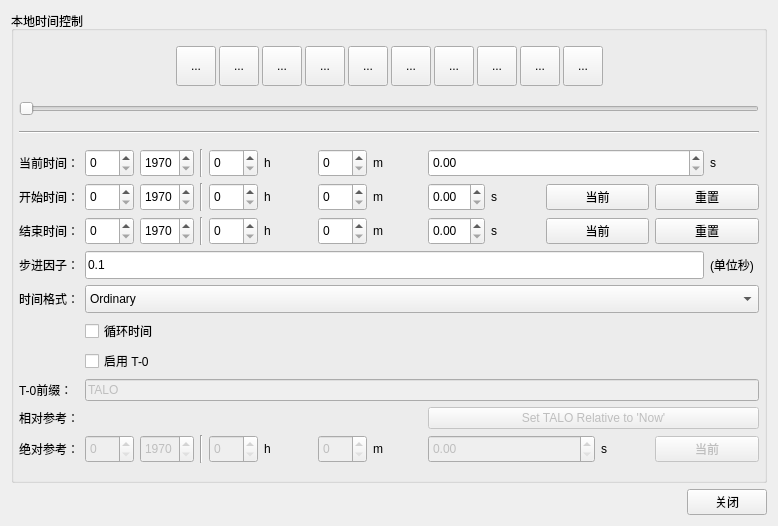
<?xml version="1.0" encoding="UTF-8"?>
<ui version="4.0">
 <class>TimeControls</class>
 <widget class="QWidget" name="TimeControls">
  <property name="geometry">
   <rect>
    <x>0</x>
    <y>0</y>
    <width>778</width>
    <height>526</height>
   </rect>
  </property>
  <property name="windowTitle">
   <string>本地时间控制</string>
  </property>
  <layout class="QVBoxLayout" name="verticalLayout_2" stretch="1,0">
   <item>
    <widget class="QGroupBox" name="groupBox">
     <property name="title">
      <string>本地时间控制</string>
     </property>
     <layout class="QVBoxLayout" name="verticalLayout" stretch="0,0,0,1">
      <property name="spacing">
       <number>5</number>
      </property>
      <property name="leftMargin">
       <number>5</number>
      </property>
      <property name="topMargin">
       <number>5</number>
      </property>
      <property name="rightMargin">
       <number>5</number>
      </property>
      <property name="bottomMargin">
       <number>5</number>
      </property>
      <item>
       <layout class="QHBoxLayout" name="horizontalLayout">
        <property name="spacing">
         <number>3</number>
        </property>
        <item>
         <spacer name="horizontalSpacer">
          <property name="orientation">
           <enum>Qt::Horizontal</enum>
          </property>
          <property name="sizeHint" stdset="0">
           <size>
            <width>40</width>
            <height>20</height>
           </size>
          </property>
         </spacer>
        </item>
        <item>
         <widget class="QToolButton" name="toolButton_TS">
          <property name="minimumSize">
           <size>
            <width>40</width>
            <height>40</height>
           </size>
          </property>
          <property name="maximumSize">
           <size>
            <width>40</width>
            <height>40</height>
           </size>
          </property>
          <property name="toolTip">
           <string>时间服务器</string>
          </property>
          <property name="text">
           <string>...</string>
          </property>
          <property name="icon">
           <iconset>
            <normaloff>resources/toolbar/TimeServer.png</normaloff>resources/toolbar/TimeServer.png</iconset>
          </property>
          <property name="iconSize">
           <size>
            <width>40</width>
            <height>40</height>
           </size>
          </property>
         </widget>
        </item>
        <item>
         <widget class="QToolButton" name="toolButton_TC">
          <property name="minimumSize">
           <size>
            <width>40</width>
            <height>40</height>
           </size>
          </property>
          <property name="maximumSize">
           <size>
            <width>40</width>
            <height>40</height>
           </size>
          </property>
          <property name="toolTip">
           <string>时间客户端</string>
          </property>
          <property name="text">
           <string>...</string>
          </property>
          <property name="icon">
           <iconset>
            <normaloff>resources/toolbar/TimeClient.png</normaloff>resources/toolbar/TimeClient.png</iconset>
          </property>
          <property name="iconSize">
           <size>
            <width>40</width>
            <height>40</height>
           </size>
          </property>
         </widget>
        </item>
        <item>
         <widget class="QToolButton" name="toolButton_Decrease">
          <property name="minimumSize">
           <size>
            <width>40</width>
            <height>40</height>
           </size>
          </property>
          <property name="maximumSize">
           <size>
            <width>40</width>
            <height>40</height>
           </size>
          </property>
          <property name="toolTip">
           <string>慢放</string>
          </property>
          <property name="text">
           <string>...</string>
          </property>
          <property name="icon">
           <iconset>
            <normaloff>resources/toolbar/DecTimeStep.png</normaloff>resources/toolbar/DecTimeStep.png</iconset>
          </property>
          <property name="iconSize">
           <size>
            <width>40</width>
            <height>40</height>
           </size>
          </property>
         </widget>
        </item>
        <item>
         <widget class="QToolButton" name="toolButton_stepBack">
          <property name="minimumSize">
           <size>
            <width>40</width>
            <height>40</height>
           </size>
          </property>
          <property name="maximumSize">
           <size>
            <width>40</width>
            <height>40</height>
           </size>
          </property>
          <property name="toolTip">
           <string>后退一帧</string>
          </property>
          <property name="text">
           <string>...</string>
          </property>
          <property name="icon">
           <iconset>
            <normaloff>resources/toolbar/BackOneStep.png</normaloff>resources/toolbar/BackOneStep.png</iconset>
          </property>
          <property name="iconSize">
           <size>
            <width>40</width>
            <height>40</height>
           </size>
          </property>
         </widget>
        </item>
        <item>
         <widget class="QToolButton" name="toolButton_playBackwards">
          <property name="minimumSize">
           <size>
            <width>40</width>
            <height>40</height>
           </size>
          </property>
          <property name="maximumSize">
           <size>
            <width>40</width>
            <height>40</height>
           </size>
          </property>
          <property name="toolTip">
           <string>倒放</string>
          </property>
          <property name="text">
           <string>...</string>
          </property>
          <property name="icon">
           <iconset>
            <normaloff>resources/toolbar/PlayBack.png</normaloff>resources/toolbar/PlayBack.png</iconset>
          </property>
          <property name="iconSize">
           <size>
            <width>40</width>
            <height>40</height>
           </size>
          </property>
         </widget>
        </item>
        <item>
         <widget class="QToolButton" name="toolButton_stop">
          <property name="minimumSize">
           <size>
            <width>40</width>
            <height>40</height>
           </size>
          </property>
          <property name="maximumSize">
           <size>
            <width>40</width>
            <height>40</height>
           </size>
          </property>
          <property name="toolTip">
           <string>停止</string>
          </property>
          <property name="text">
           <string>...</string>
          </property>
          <property name="icon">
           <iconset>
            <normaloff>resources/toolbar/Stop.png</normaloff>resources/toolbar/Stop.png</iconset>
          </property>
          <property name="iconSize">
           <size>
            <width>40</width>
            <height>40</height>
           </size>
          </property>
         </widget>
        </item>
        <item>
         <widget class="QToolButton" name="toolButton_playForward">
          <property name="minimumSize">
           <size>
            <width>40</width>
            <height>40</height>
           </size>
          </property>
          <property name="maximumSize">
           <size>
            <width>40</width>
            <height>40</height>
           </size>
          </property>
          <property name="toolTip">
           <string>播放</string>
          </property>
          <property name="whatsThis">
           <string/>
          </property>
          <property name="text">
           <string>...</string>
          </property>
          <property name="icon">
           <iconset>
            <normaloff>resources/toolbar/Play.png</normaloff>resources/toolbar/Play.png</iconset>
          </property>
          <property name="iconSize">
           <size>
            <width>40</width>
            <height>40</height>
           </size>
          </property>
         </widget>
        </item>
        <item>
         <widget class="QToolButton" name="toolButton_stepForward">
          <property name="minimumSize">
           <size>
            <width>40</width>
            <height>40</height>
           </size>
          </property>
          <property name="maximumSize">
           <size>
            <width>40</width>
            <height>40</height>
           </size>
          </property>
          <property name="toolTip">
           <string>前进一帧</string>
          </property>
          <property name="text">
           <string>...</string>
          </property>
          <property name="icon">
           <iconset>
            <normaloff>resources/toolbar/GoOneStep.png</normaloff>resources/toolbar/GoOneStep.png</iconset>
          </property>
          <property name="iconSize">
           <size>
            <width>40</width>
            <height>40</height>
           </size>
          </property>
         </widget>
        </item>
        <item>
         <widget class="QToolButton" name="toolButton_Increase">
          <property name="minimumSize">
           <size>
            <width>40</width>
            <height>40</height>
           </size>
          </property>
          <property name="maximumSize">
           <size>
            <width>40</width>
            <height>40</height>
           </size>
          </property>
          <property name="toolTip">
           <string>快进</string>
          </property>
          <property name="text">
           <string>...</string>
          </property>
          <property name="icon">
           <iconset>
            <normaloff>resources/toolbar/AddTimeStep.png</normaloff>resources/toolbar/AddTimeStep.png</iconset>
          </property>
          <property name="iconSize">
           <size>
            <width>40</width>
            <height>40</height>
           </size>
          </property>
         </widget>
        </item>
        <item>
         <widget class="QToolButton" name="toolButton_RealTime">
          <property name="minimumSize">
           <size>
            <width>40</width>
            <height>40</height>
           </size>
          </property>
          <property name="maximumSize">
           <size>
            <width>40</width>
            <height>40</height>
           </size>
          </property>
          <property name="toolTip">
           <string>实时模式</string>
          </property>
          <property name="text">
           <string>...</string>
          </property>
          <property name="icon">
           <iconset>
            <normaloff>resources/toolbar/RealTime.png</normaloff>resources/toolbar/RealTime.png</iconset>
          </property>
          <property name="iconSize">
           <size>
            <width>40</width>
            <height>40</height>
           </size>
          </property>
         </widget>
        </item>
        <item>
         <spacer name="horizontalSpacer_2">
          <property name="orientation">
           <enum>Qt::Horizontal</enum>
          </property>
          <property name="sizeHint" stdset="0">
           <size>
            <width>40</width>
            <height>20</height>
           </size>
          </property>
         </spacer>
        </item>
       </layout>
      </item>
      <item>
       <widget class="QSlider" name="horizontalSlider">
        <property name="orientation">
         <enum>Qt::Horizontal</enum>
        </property>
        <property name="tickPosition">
         <enum>QSlider::NoTicks</enum>
        </property>
       </widget>
      </item>
      <item>
       <widget class="Line" name="line_5">
        <property name="orientation">
         <enum>Qt::Horizontal</enum>
        </property>
       </widget>
      </item>
      <item>
       <layout class="QGridLayout" name="gridLayout" columnstretch="0,0,0,0,0,0,0,0,0,0,0,0,0,0,0">
        <item row="2" column="11" colspan="2">
         <widget class="QPushButton" name="pushButton_endNow">
          <property name="text">
           <string>当前</string>
          </property>
         </widget>
        </item>
        <item row="1" column="6">
         <widget class="QLabel" name="label_11">
          <property name="text">
           <string>h</string>
          </property>
         </widget>
        </item>
        <item row="0" column="0">
         <widget class="QLabel" name="label">
          <property name="text">
           <string>当前时间：</string>
          </property>
         </widget>
        </item>
        <item row="1" column="4">
         <widget class="Line" name="line_2">
          <property name="orientation">
           <enum>Qt::Vertical</enum>
          </property>
         </widget>
        </item>
        <item row="9" column="12">
         <widget class="QLabel" name="label_19">
          <property name="text">
           <string>s</string>
          </property>
         </widget>
        </item>
        <item row="2" column="5">
         <widget class="QSpinBox" name="spinBox_endTimeH">
          <property name="minimumSize">
           <size>
            <width>0</width>
            <height>28</height>
           </size>
          </property>
          <property name="maximum">
           <number>23</number>
          </property>
         </widget>
        </item>
        <item row="1" column="13" colspan="2">
         <widget class="QPushButton" name="pushButton_beginReset">
          <property name="text">
           <string>重置</string>
          </property>
         </widget>
        </item>
        <item row="9" column="9" colspan="3">
         <widget class="QDoubleSpinBox" name="doubleSpinBox_refTimeS">
          <property name="enabled">
           <bool>false</bool>
          </property>
          <property name="minimumSize">
           <size>
            <width>0</width>
            <height>28</height>
           </size>
          </property>
          <property name="maximum">
           <double>60.000000000000000</double>
          </property>
          <property name="singleStep">
           <double>0.100000000000000</double>
          </property>
         </widget>
        </item>
        <item row="2" column="13" colspan="2">
         <widget class="QPushButton" name="pushButton_endReset">
          <property name="text">
           <string>重置</string>
          </property>
         </widget>
        </item>
        <item row="1" column="2">
         <widget class="QSpinBox" name="spinBox_beginTimeD">
          <property name="minimumSize">
           <size>
            <width>0</width>
            <height>28</height>
           </size>
          </property>
          <property name="maximum">
           <number>366</number>
          </property>
         </widget>
        </item>
        <item row="8" column="0">
         <widget class="QLabel" name="label_16">
          <property name="text">
           <string>相对参考：</string>
          </property>
         </widget>
        </item>
        <item row="9" column="4">
         <widget class="Line" name="line_4">
          <property name="orientation">
           <enum>Qt::Vertical</enum>
          </property>
         </widget>
        </item>
        <item row="1" column="8">
         <widget class="QLabel" name="label_10">
          <property name="text">
           <string>m</string>
          </property>
         </widget>
        </item>
        <item row="7" column="2" colspan="13">
         <widget class="QLineEdit" name="lineEdit_TALO">
          <property name="enabled">
           <bool>false</bool>
          </property>
          <property name="text">
           <string>TALO</string>
          </property>
         </widget>
        </item>
        <item row="9" column="0">
         <widget class="QLabel" name="label_17">
          <property name="text">
           <string>绝对参考：</string>
          </property>
         </widget>
        </item>
        <item row="2" column="3">
         <widget class="QSpinBox" name="spinBox_endTimeY">
          <property name="minimumSize">
           <size>
            <width>0</width>
            <height>28</height>
           </size>
          </property>
          <property name="minimum">
           <number>1970</number>
          </property>
          <property name="maximum">
           <number>2200</number>
          </property>
         </widget>
        </item>
        <item row="2" column="10">
         <widget class="QLabel" name="label_13">
          <property name="text">
           <string>s</string>
          </property>
         </widget>
        </item>
        <item row="0" column="7">
         <widget class="QSpinBox" name="spinBox_curTimeM">
          <property name="minimumSize">
           <size>
            <width>0</width>
            <height>28</height>
           </size>
          </property>
          <property name="maximum">
           <number>59</number>
          </property>
         </widget>
        </item>
        <item row="1" column="11" colspan="2">
         <widget class="QPushButton" name="pushButton_beginNow">
          <property name="text">
           <string>当前</string>
          </property>
         </widget>
        </item>
        <item row="1" column="9">
         <widget class="QDoubleSpinBox" name="doubleSpinBox_beginTimeS">
          <property name="minimumSize">
           <size>
            <width>0</width>
            <height>28</height>
           </size>
          </property>
          <property name="maximum">
           <double>60.000000000000000</double>
          </property>
          <property name="singleStep">
           <double>0.100000000000000</double>
          </property>
         </widget>
        </item>
        <item row="2" column="8">
         <widget class="QLabel" name="label_14">
          <property name="text">
           <string>m</string>
          </property>
         </widget>
        </item>
        <item row="9" column="6">
         <widget class="QLabel" name="label_20">
          <property name="text">
           <string>h</string>
          </property>
         </widget>
        </item>
        <item row="2" column="7">
         <widget class="QSpinBox" name="spinBox_endTimeM">
          <property name="minimumSize">
           <size>
            <width>0</width>
            <height>28</height>
           </size>
          </property>
          <property name="maximum">
           <number>59</number>
          </property>
         </widget>
        </item>
        <item row="0" column="3">
         <widget class="QSpinBox" name="spinBox_curTimeY">
          <property name="minimumSize">
           <size>
            <width>0</width>
            <height>28</height>
           </size>
          </property>
          <property name="minimum">
           <number>1970</number>
          </property>
          <property name="maximum">
           <number>2200</number>
          </property>
         </widget>
        </item>
        <item row="7" column="0">
         <widget class="QLabel" name="label_15">
          <property name="text">
           <string>T-0前缀：</string>
          </property>
         </widget>
        </item>
        <item row="0" column="5">
         <widget class="QSpinBox" name="spinBox_curTimeH">
          <property name="minimumSize">
           <size>
            <width>0</width>
            <height>28</height>
           </size>
          </property>
          <property name="maximum">
           <number>23</number>
          </property>
         </widget>
        </item>
        <item row="0" column="14">
         <widget class="QLabel" name="label_8">
          <property name="text">
           <string>s</string>
          </property>
         </widget>
        </item>
        <item row="8" column="9" colspan="6">
         <widget class="QPushButton" name="pushButton">
          <property name="enabled">
           <bool>false</bool>
          </property>
          <property name="text">
           <string>Set TALO Relative to 'Now'</string>
          </property>
         </widget>
        </item>
        <item row="9" column="8">
         <widget class="QLabel" name="label_18">
          <property name="text">
           <string>m</string>
          </property>
         </widget>
        </item>
        <item row="1" column="10">
         <widget class="QLabel" name="label_9">
          <property name="text">
           <string>s</string>
          </property>
         </widget>
        </item>
        <item row="0" column="2">
         <widget class="QSpinBox" name="spinBox_curTimeD">
          <property name="minimumSize">
           <size>
            <width>0</width>
            <height>28</height>
           </size>
          </property>
          <property name="maximum">
           <number>366</number>
          </property>
         </widget>
        </item>
        <item row="9" column="7">
         <widget class="QSpinBox" name="spinBox_refTimeM">
          <property name="enabled">
           <bool>false</bool>
          </property>
          <property name="minimumSize">
           <size>
            <width>0</width>
            <height>28</height>
           </size>
          </property>
          <property name="maximum">
           <number>59</number>
          </property>
         </widget>
        </item>
        <item row="2" column="9">
         <widget class="QDoubleSpinBox" name="doubleSpinBox_endTimeS">
          <property name="minimumSize">
           <size>
            <width>0</width>
            <height>28</height>
           </size>
          </property>
          <property name="maximum">
           <double>60.000000000000000</double>
          </property>
          <property name="singleStep">
           <double>0.100000000000000</double>
          </property>
         </widget>
        </item>
        <item row="1" column="0">
         <widget class="QLabel" name="label_2">
          <property name="text">
           <string>开始时间：</string>
          </property>
         </widget>
        </item>
        <item row="1" column="7">
         <widget class="QSpinBox" name="spinBox_beginTimeM">
          <property name="minimumSize">
           <size>
            <width>0</width>
            <height>28</height>
           </size>
          </property>
          <property name="maximum">
           <number>59</number>
          </property>
         </widget>
        </item>
        <item row="0" column="9" colspan="5">
         <widget class="QDoubleSpinBox" name="doubleSpinBox_curTimeS">
          <property name="minimumSize">
           <size>
            <width>0</width>
            <height>28</height>
           </size>
          </property>
          <property name="maximum">
           <double>60.000000000000000</double>
          </property>
          <property name="singleStep">
           <double>0.100000000000000</double>
          </property>
         </widget>
        </item>
        <item row="1" column="3">
         <widget class="QSpinBox" name="spinBox_beginTimeY">
          <property name="minimumSize">
           <size>
            <width>0</width>
            <height>28</height>
           </size>
          </property>
          <property name="minimum">
           <number>1970</number>
          </property>
          <property name="maximum">
           <number>2200</number>
          </property>
         </widget>
        </item>
        <item row="5" column="2" colspan="3">
         <widget class="QCheckBox" name="checkBox_loopTime">
          <property name="text">
           <string>循环时间</string>
          </property>
         </widget>
        </item>
        <item row="4" column="2" colspan="13">
         <widget class="QComboBox" name="comboBox">
          <property name="minimumSize">
           <size>
            <width>0</width>
            <height>28</height>
           </size>
          </property>
          <item>
           <property name="text">
            <string>Ordinary</string>
           </property>
          </item>
         </widget>
        </item>
        <item row="0" column="6">
         <widget class="QLabel" name="label_6">
          <property name="text">
           <string>h</string>
          </property>
         </widget>
        </item>
        <item row="9" column="13" colspan="2">
         <widget class="QPushButton" name="pushButton_refNow">
          <property name="enabled">
           <bool>false</bool>
          </property>
          <property name="text">
           <string>当前</string>
          </property>
         </widget>
        </item>
        <item row="0" column="8">
         <widget class="QLabel" name="label_7">
          <property name="text">
           <string>m</string>
          </property>
         </widget>
        </item>
        <item row="2" column="2">
         <widget class="QSpinBox" name="spinBox_endTimeD">
          <property name="minimumSize">
           <size>
            <width>0</width>
            <height>28</height>
           </size>
          </property>
          <property name="maximum">
           <number>366</number>
          </property>
         </widget>
        </item>
        <item row="2" column="4">
         <widget class="Line" name="line_3">
          <property name="orientation">
           <enum>Qt::Vertical</enum>
          </property>
         </widget>
        </item>
        <item row="2" column="0">
         <widget class="QLabel" name="label_3">
          <property name="text">
           <string>结束时间：</string>
          </property>
         </widget>
        </item>
        <item row="9" column="5">
         <widget class="QSpinBox" name="spinBox_refTimeH">
          <property name="enabled">
           <bool>false</bool>
          </property>
          <property name="minimumSize">
           <size>
            <width>0</width>
            <height>28</height>
           </size>
          </property>
          <property name="maximum">
           <number>23</number>
          </property>
         </widget>
        </item>
        <item row="6" column="2" colspan="3">
         <widget class="QCheckBox" name="checkBox_T0">
          <property name="text">
           <string>启用 T-0</string>
          </property>
         </widget>
        </item>
        <item row="1" column="5">
         <widget class="QSpinBox" name="spinBox_beginTimeH">
          <property name="minimumSize">
           <size>
            <width>0</width>
            <height>28</height>
           </size>
          </property>
          <property name="maximum">
           <number>23</number>
          </property>
         </widget>
        </item>
        <item row="0" column="4">
         <widget class="Line" name="line">
          <property name="orientation">
           <enum>Qt::Vertical</enum>
          </property>
         </widget>
        </item>
        <item row="9" column="3">
         <widget class="QSpinBox" name="spinBox_refTimeY">
          <property name="enabled">
           <bool>false</bool>
          </property>
          <property name="minimumSize">
           <size>
            <width>0</width>
            <height>28</height>
           </size>
          </property>
          <property name="minimum">
           <number>1970</number>
          </property>
          <property name="maximum">
           <number>2200</number>
          </property>
         </widget>
        </item>
        <item row="9" column="2">
         <widget class="QSpinBox" name="spinBox_refTimeD">
          <property name="enabled">
           <bool>false</bool>
          </property>
          <property name="minimumSize">
           <size>
            <width>0</width>
            <height>28</height>
           </size>
          </property>
          <property name="maximum">
           <number>366</number>
          </property>
         </widget>
        </item>
        <item row="2" column="6">
         <widget class="QLabel" name="label_12">
          <property name="text">
           <string>h</string>
          </property>
         </widget>
        </item>
        <item row="4" column="0">
         <widget class="QLabel" name="label_5">
          <property name="text">
           <string>时间格式：</string>
          </property>
         </widget>
        </item>
        <item row="3" column="0">
         <widget class="QLabel" name="label_4">
          <property name="text">
           <string>步进因子：</string>
          </property>
         </widget>
        </item>
        <item row="3" column="2" colspan="12">
         <widget class="QLineEdit" name="lineEdit_stepFactor">
          <property name="minimumSize">
           <size>
            <width>0</width>
            <height>28</height>
           </size>
          </property>
          <property name="text">
           <string>0.1</string>
          </property>
          <property name="maxLength">
           <number>7</number>
          </property>
         </widget>
        </item>
        <item row="3" column="14">
         <widget class="QLabel" name="label_21">
          <property name="text">
           <string>(单位秒)</string>
          </property>
         </widget>
        </item>
       </layout>
      </item>
     </layout>
    </widget>
   </item>
   <item>
    <layout class="QHBoxLayout" name="horizontalLayout_2">
     <item>
      <spacer name="horizontalSpacer_3">
       <property name="orientation">
        <enum>Qt::Horizontal</enum>
       </property>
       <property name="sizeHint" stdset="0">
        <size>
         <width>40</width>
         <height>20</height>
        </size>
       </property>
      </spacer>
     </item>
     <item>
      <widget class="QPushButton" name="pushButton_2">
       <property name="text">
        <string>关闭</string>
       </property>
      </widget>
     </item>
    </layout>
   </item>
  </layout>
 </widget>
 <layoutdefault spacing="6" margin="11"/>
 <resources/>
 <connections/>
</ui>
